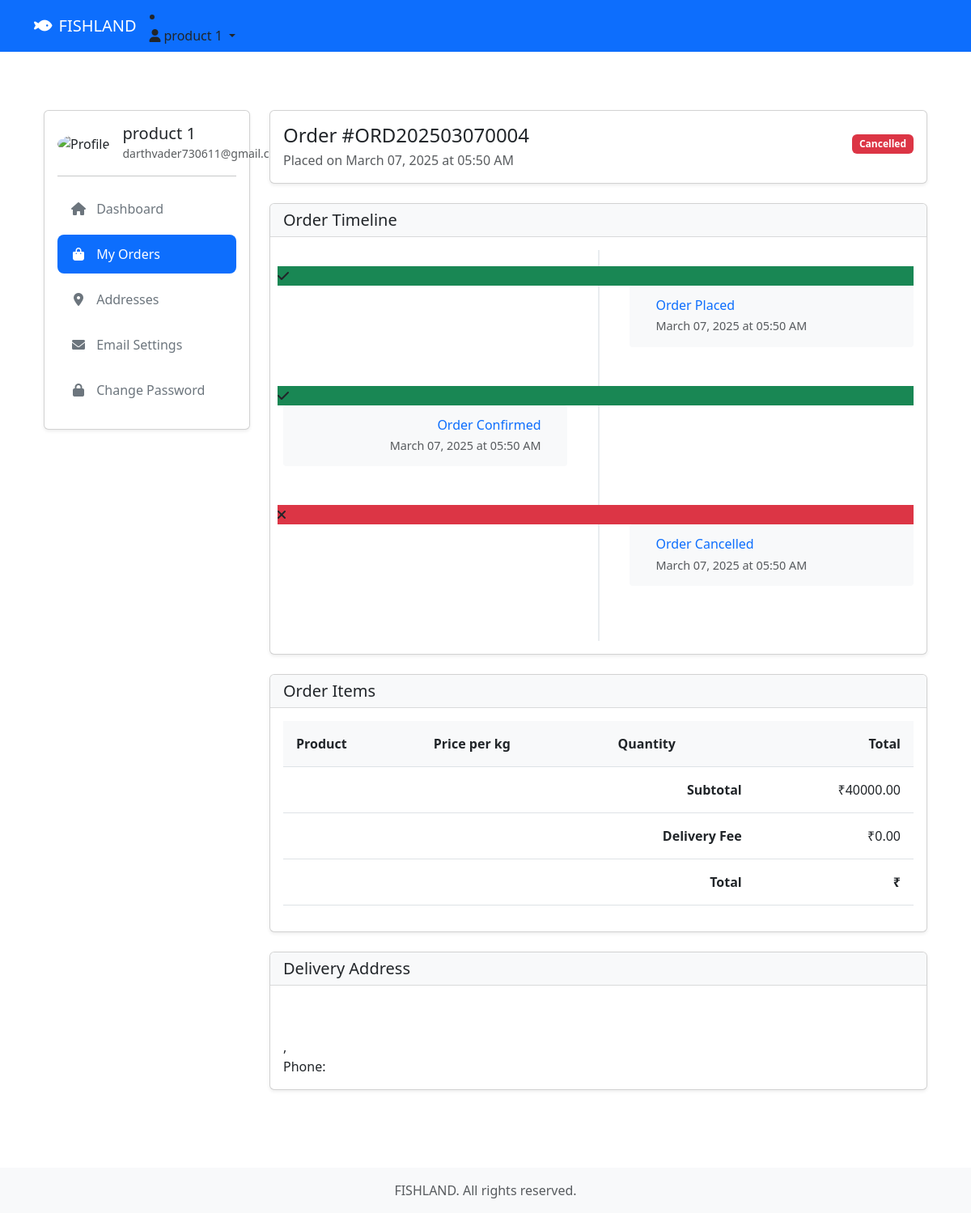
The page /buyer/orders/ORD202503070004/ (signed in) on the database its author committed.
### accounts/models.py (models this page shows, shortened)
class User(AbstractUser):
    class Role(models.TextChoices):
        ADMIN = 'ADMIN', 'Admin'
        SELLER = 'SELLER', 'Seller'
        BUYER = 'BUYER', 'Buyer'
        DELIVERY_BOY = 'DELIVERY_BOY', 'Delivery Boy'
    email = models.EmailField(_('email address'), unique=True)
    role = models.CharField(max_length=15, choices=Role.choices, default=Role.BUYER)
    phone = PhoneNumberField(blank=True)  # Renamed from phone_number
    profile_picture = models.ImageField(upload_to=get_profile_image_path, blank=True, null=True)
    company_name = models.CharField(max_length=100, blank=True)
    address = models.TextField(blank=True)
    gst_number = models.CharField(max_length=15, blank=True)
    is_verified = models.BooleanField(default=False)
    is_deleted = models.BooleanField(default=False)
    USERNAME_FIELD = 'email'
    REQUIRED_FIELDS = ['username']

### orders/models.py (models this page shows, shortened)
class Order(models.Model):
    STATUS_CHOICES = [
        ('PENDING', 'Pending'),
        ('CONFIRMED', 'Confirmed'),
        ('PROCESSING', 'Processing'),
        ('ASSIGNED_TO_DELIVERY', 'Assigned to Delivery'),
        ('OUT_FOR_DELIVERY', 'Out for Delivery'),
        ('DELIVERED', 'Delivered'),
        ('CANCELLED', 'Cancelled'),
    ]
    PAYMENT_STATUS_CHOICES = [
        ('PENDING', 'Pending'),
        ('PAID', 'Paid'),
        ('FAILED', 'Failed'),
        ('REFUNDED', 'Refunded'),
    ]
    PAYMENT_METHOD_CHOICES = [
        ('COD', 'Cash on Delivery'),
        ('ONLINE', 'Online Payment'),
    ]
    CANCELLATION_REASON_CHOICES = [
        ('OUT_OF_STOCK', 'Out of Stock'),
        ('PRICE_MISMATCH', 'Price Mismatch'),
        ('QUALITY_ISSUES', 'Quality Issues'),
        ('DELIVERY_ISSUES', 'Cannot Deliver to Location'),
        ('OTHER', 'Other'),
    ]
    user = models.ForeignKey(settings.AUTH_USER_MODEL, on_delete=models.CASCADE, related_name='orders')
    delivery_boy = models.ForeignKey('delivery.DeliveryProfile', on_delete=models.SET_NULL, null=True, blank=True, related_name='assigned_orders')
    delivery_rating = models.IntegerField(null=True, blank=True, choices=[(i, i) for i in range(1, 6)])
    delivery_feedback = models.TextField(null=True, blank=True)
    order_number = models.CharField(max_length=20, unique=True)
    delivery_address = models.ForeignKey(
        Address,
        on_delete=models.PROTECT,
        related_name='orders',
        null=True,  # Allow null for existing records
    )
    status = models.CharField(max_length=20, choices=STATUS_CHOICES, default='PENDING')
    payment_status = models.CharField(max_length=20, choices=PAYMENT_STATUS_CHOICES, default='PENDING')
    payment_method = models.CharField(max_length=20, choices=PAYMENT_METHOD_CHOICES, default='COD')
    razorpay_order_id = models.CharField(max_length=100, blank=True, null=True)
    razorpay_payment_id = models.CharField(max_length=100, blank=True, null=True)
    razorpay_signature = models.CharField(max_length=200, blank=True, null=True)
    subtotal = models.DecimalField(max_digits=10, decimal_places=2)
    delivery_fee = models.DecimalField(max_digits=10, decimal_places=2)
    total = models.DecimalField(max_digits=10, decimal_places=2)
    delivery_date = models.DateField()
    delivery_time = models.CharField(max_length=10)  # Store as HH:MM format
    delivery_assigned_at = models.DateTimeField(null=True, blank=True)
    delivery_pickup_at = models.DateTimeField(null=True, blank=True)
    delivery_completed_at = models.DateTimeField(null=True, blank=True)
    estimated_delivery_time = models.DateTimeField(null=True, blank=True)
    delivery_feedback = models.TextField(null=True, blank=True)
    delivery_rating = models.IntegerField(null=True, blank=True, choices=[(i, i) for i in range(1, 6)])
    cancellation_reason = models.CharField(max_length=20, choices=CANCELLATION_REASON_CHOICES, null=True, blank=True)
    cancellation_note = models.TextField(blank=True, null=True)
    cancelled_at = models.DateTimeField(null=True, blank=True)
    created_at = models.DateTimeField(auto_now_add=True)
    updated_at = models.DateTimeField(auto_now=True)
    confirmed_at = models.DateTimeField(null=True, blank=True)
    processing_at = models.DateTimeField(null=True, blank=True)
    out_for_delivery_at = models.DateTimeField(null=True, blank=True)
    delivered_at = models.DateTimeField(null=True, blank=True)
    class Meta:
        ordering = ['-created_at']

### buyer/views.py (the view)
# urls.py: path('orders/<str:order_number>/', views.order_detail, name='order_detail'),
@login_required
def order_detail(request, order_number):
    order = get_object_or_404(Order, order_number=order_number, user=request.user)
    can_review = order.status == 'DELIVERED' and not order.has_review
    return render(request, 'buyer/order_detail.html', {
        'order': order,
        'can_review': can_review
    })

### templates/buyer/order_detail.html (shortened to what this page needs)
{% extends 'shared/base.html' %}
{% load static %}
{% block extra_css %}
<link rel="stylesheet" href="{% static 'css/orders.css' %}">
{% endblock %}
{% block content %}
<div class="container py-5">
    <div class="row">
        <div class="col-lg-3">
            <div class="card mb-4">
                <div class="card-body">
                    <div class="d-flex align-items-center mb-3">
                        <div class="flex-shrink-0">
                            <img src="{% static 'images/default-avatar.png' %}" alt="Profile"
                                 class="rounded-circle profile-image">
                        </div>
                        <div class="flex-grow-1 ms-3">
                            <h5 class="mb-0">{{ user.get_full_name }}</h5>
                            <small class="text-muted">{{ user.email }}</small>
                        </div>
                    </div>
                    <hr>
                    <div class="nav flex-column nav-pills">
                        <a class="nav-link" href="{% url 'buyer:dashboard' %}">
                            <i class="fas fa-home me-2"></i> Dashboard
                        </a>
                        <a class="nav-link active" href="{% url 'buyer:order_list' %}">
                            <i class="fas fa-shopping-bag me-2"></i> My Orders
                        </a>
                        <a class="nav-link" href="{% url 'buyer:addresses' %}">
                            <i class="fas fa-map-marker-alt me-2"></i> Addresses
                        </a>
                        <a class="nav-link" href="{% url 'account_email' %}">
                            <i class="fas fa-envelope me-2"></i> Email Settings
                        </a>
                        <a class="nav-link" href="{% url 'account_change_password' %}">
                            <i class="fas fa-lock me-2"></i> Change Password
                        </a>
                    </div>
                </div>
            </div>
        </div>
        <div class="col-lg-9">
            <div class="card mb-4">
                <div class="card-body">
                    <div class="row align-items-center">
                        <div class="col-md-6">
                            <h4 class="mb-1">Order #{{ order.order_number }}</h4>
                            <p class="text-muted mb-0">
                                Placed on {{ order.created_at|date:"F d, Y" }} at {{ order.created_at|time:"h:i A" }}
                            </p>
                        </div>
                        <div class="col-md-6 text-md-end">
                            <span class="badge bg-{{ order.status|lower }} mb-2">
                                {{ order.get_status_display }}
                            </span>
                        </div>
                    </div>
                </div>
            </div>
            <div class="card mb-4">
                <div class="card-header">
                    <h5 class="mb-0">Order Timeline</h5>
                </div>
                <div class="card-body">
                    <div class="timeline">
                        <div class="timeline-item">
                            <div class="timeline-point bg-success">
                                <i class="fas fa-check"></i>
                            </div>
                            <div class="timeline-content">
                                <h6 class="mb-1">Order Placed</h6>
                                <p class="text-muted mb-0">{{ order.created_at|date:"F d, Y" }} at {{ order.created_at|time:"h:i A" }}</p>
                            </div>
                        </div>
                        {% if order.status != 'PENDING' %}
                        <div class="timeline-item">
                            <div class="timeline-point {% if order.status != 'PENDING' %}bg-success{% endif %}">
                                <i class="fas fa-check"></i>
                            </div>
                            <div class="timeline-content">
                                <h6 class="mb-1">Order Confirmed</h6>
                                <p class="text-muted mb-0">{{ order.confirmed_at|date:"F d, Y" }} at {{ order.confirmed_at|time:"h:i A" }}</p>
                            </div>
                        </div>
                        {% endif %}
                        {% if order.status == 'CANCELLED' %}
                        <div class="timeline-item">
                            <div class="timeline-point bg-danger">
                                <i class="fas fa-times"></i>
                            </div>
                            <div class="timeline-content">
                                <h6 class="mb-1">Order Cancelled</h6>
                                <p class="text-muted mb-0">{{ order.cancelled_at|date:"F d, Y" }} at {{ order.cancelled_at|time:"h:i A" }}</p>
                            </div>
                        </div>
                        {% endif %}
                    </div>
                </div>
            </div>
            <div class="card mb-4">
                <div class="card-header">
                    <h5 class="mb-0">Order Items</h5>
                </div>
                <div class="card-body">
                    <div class="table-responsive">
                        <table class="table">
                            <thead>
                                <tr>
                                    <th>Product</th>
                                    <th>Price per kg</th>
                                    <th>Quantity</th>
                                    <th class="text-end">Total</th>
                                </tr>
                            </thead>
                            <tfoot>
                                <tr>
                                    <td colspan="3" class="text-end"><strong>Subtotal</strong></td>
                                    <td class="text-end">₹{{ order.total }}</td>
                                </tr>
                                <tr>
                                    <td colspan="3" class="text-end"><strong>Delivery Fee</strong></td>
                                    <td class="text-end">₹{{ order.delivery_fee }}</td>
                                </tr>
                                <tr>
                                    <td colspan="3" class="text-end"><strong>Total</strong></td>
                                    <td class="text-end"><strong>₹{{ order.grand_total }}</strong></td>
                                </tr>
                            </tfoot>
                        </table>
                    </div>
                </div>
            </div>
            <div class="card mb-4">
                <div class="card-header">
                    <h5 class="mb-0">Delivery Address</h5>
                </div>
                <div class="card-body">
                    <p class="mb-0">
                        <strong>{{ order.address.name }}</strong><br>
                        {{ order.address.address_line1 }}<br>
                        {{ order.address.city }}, {{ order.address.state }} {{ order.address.pincode }}<br>
                        Phone: {{ order.address.phone }}
                    </p>
                </div>
            </div>
        </div>
    </div>
</div>
{% endblock %}

### templates/shared/base.html (shortened to what this page needs)
<!DOCTYPE html>
<html lang="en">
<head>
    <link href="https://cdn.jsdelivr.net/npm/bootstrap@5.3.0/dist/css/bootstrap.min.css" rel="stylesheet">
    {% load static %}
    <link href="{% static 'css/style.css' %}" rel="stylesheet">
    <link href="{% static 'css/orders.css' %}" rel="stylesheet">
    <link href="https://cdnjs.cloudflare.com/ajax/libs/font-awesome/6.0.0/css/all.min.css" rel="stylesheet">
    {% block extra_css %}{% endblock %}
</head>
<body>
    <nav class="navbar navbar-expand-lg navbar-dark bg-primary">
        <div class="container">
            <a class="navbar-brand" href="/">
                <i class="fas fa-fish me-2"></i>FISHLAND
            </a>
            <div class="collapse navbar-collapse" id="navbarNav">
                {% if user.is_authenticated %}
                    {% if user.role == 'ADMIN' %}
                        {% include 'admin/includes/nav.html' %}
                    {% elif user.role == 'SELLER' %}
                        {% include 'seller/includes/nav.html' %}
                    {% else %}
                        <li class="nav-item dropdown">
                            <a class="nav-link dropdown-toggle" href="#" id="userDropdown" role="button"
                               data-bs-toggle="dropdown" aria-expanded="false">
                                <i class="fas fa-user me-1"></i>{{ user.get_full_name|default:user.email }}
                            </a>
                        </li>
                    {% endif %}
                {% endif %}
            </div>
        </div>
    </nav>
    <main class="py-4">
        <div class="container">
            <div class="main-content">
                {% block content %}{% endblock %}
            </div>
        </div>
    </main>
    <footer class="footer bg-light mt-auto py-3">
        <div class="container text-center">
            <span class="text-muted"> FISHLAND. All rights reserved.</span>
        </div>
    </footer>
</body>
</html>

### static/css/style.css (style rules this page uses)
body { min-height: 100vh; display: flex; flex-direction: column; }
main { flex: 1; }
.navbar-brand i { color: #fff; }
.card { box-shadow: 0 0.125rem 0.25rem rgba(0, 0, 0, 0.075); margin-bottom: 1rem; }
.card-header { background-color: #f8f9fa; border-bottom: 1px solid rgba(0, 0, 0, 0.125); }
.table th { font-weight: 600; background-color: #f8f9fa; }
.table td { vertical-align: middle; }
.badge { padding: 0.5em 0.75em; }

### static/css/orders.css (style rules this page uses)
.badge.bg-cancelled { background-color: #dc3545 !important; }
.nav-pills .nav-link { color: #6c757d; border-radius: 0.5rem; padding: 0.75rem 1rem; margin-bottom: 0.5rem; }
.nav-pills .nav-link.active { background-color: #0d6efd; color: #fff; }
.nav-pills .nav-link i { width: 1.25rem; text-align: center; }
.profile-image { width: 50px; height: 50px; object-fit: cover; }
.table > :not(caption) > * > * { padding: 1rem; }
.timeline { position: relative; padding: 20px 0; }
.timeline::before { content: ''; position: absolute; width: 2px; background-color: #e9ecef; top: 0; bottom: 0; left: 20px; margin-left: -1px; }
.timeline-item { position: relative; margin-bottom: 30px; padding-left: 50px; }
.timeline-content { background-color: #f8f9fa; padding: 15px; border-radius: 4px; }
.timeline-content h6 { margin: 0; color: #0d6efd; }
.timeline-content p { margin: 5px 0 0; color: #6c757d; font-size: 0.9em; }
.badge.bg-cancelled { background-color: #dc3545; }
@media (min-width: 768px) { .timeline::before { left: 50%; margin-left: -1px; } }
@media (min-width: 768px) { .timeline-item { padding-left: 0; padding-right: 0; margin-bottom: 3rem; } }
@media (min-width: 768px) { .timeline-point { left: 50%; margin-left: -7px; } }
@media (min-width: 768px) { .timeline-content { width: 45%; } }
@media (min-width: 768px) { .timeline-item:nth-child(odd) .timeline-content { margin-left: auto; padding-left: 2rem; } }
@media (min-width: 768px) { .timeline-item:nth-child(even) .timeline-content { margin-right: auto; padding-right: 2rem; text-align: right; } }

### rows shown on the page
User: get_full_name "product 1", email "darthvader730611@gmail.com"
Order: order_number "ORD202503070004", created_at "March 07, 2025", created_at "05:50 AM", status "Cancelled", confirmed_at "March 07, 2025", confirmed_at "05:50 AM", cancelled_at "March 07, 2025", cancelled_at "05:50 AM", total "40000.00", delivery_fee "0.00"
